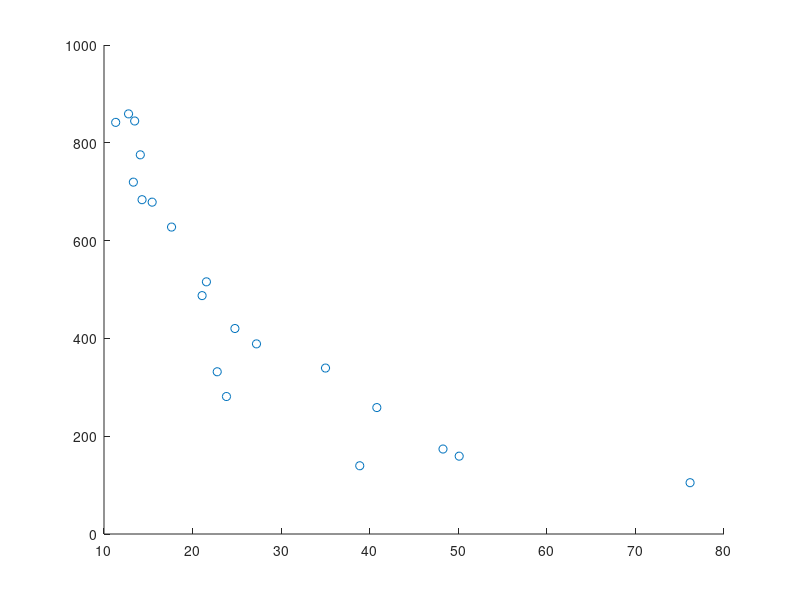

This chart was generated by the following MATLAB code:
group_index_vals = [13.315, 14.0983, 22.7824, 15.4365, 12.771, 23.8259, 40.8023, 50.1013,  27.2154,  24.781,  14.2949, 38.8754,  17.6252, 21.5627,  35.0082, 13.4631,  76.1694, 11.3191,  21.0753, 48.2742]
delay_vals = [ 719.5467, 775.4114, 331.7666,  678.6258, 859.1567, 281.148, 258.5472, 159.1847,  388.7998, 420.2398,  683.6692, 139.5563,  627.6742,  515.6936, 339.3639, 844.5985, 104.9144,  841.7767,  487.506,  173.7773]
bandwidth_vals =[0.0266,0.0216,0.0121, 0.0179, 0.0137,0.0142, 0.0044, 0.003,0.0064, 0.005, 0.0176, 0.0065,0.0188, 0.0081, 0.0088,0.0169, 0.0032, 0.0197, 0.0107, 0.0057]
scatter(group_index_vals,delay_vals)